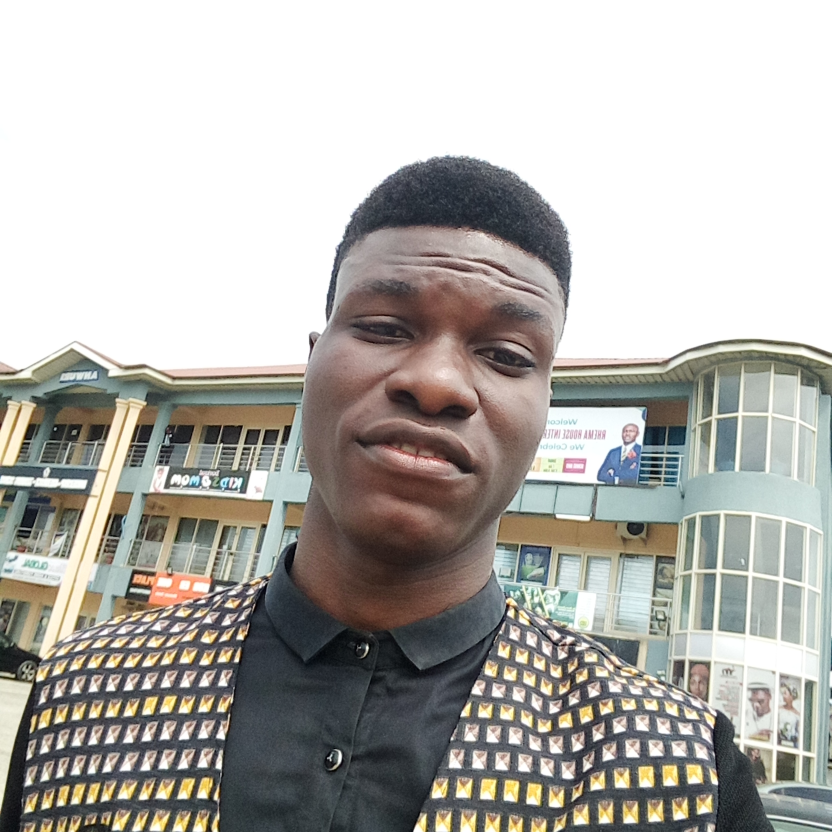
#> input picture face-app/images/IMG_4.jpg, 2496 x 2496 px, found by its file name (shown at 1/3 size)
$ python camera.py
#> lines starting #> are read from the running program, lines starting #| are printed output that depends on the picture
# import openCV module
import cv2
import numpy as np

# create face_cascade variable from classifier file
face_cascade = cv2.CascadeClassifier(r"face detector.xml")

# read image file to be used
img = cv2.imread("images\IMG_4.jpg", 1)
#> img is the input picture: shape (2496, 2496, 3); mean B, G, R 171.7, 176.2, 178.3

# convert image to grayscale
gray_img = cv2.cvtColor(img, cv2.COLOR_BGR2GRAY)
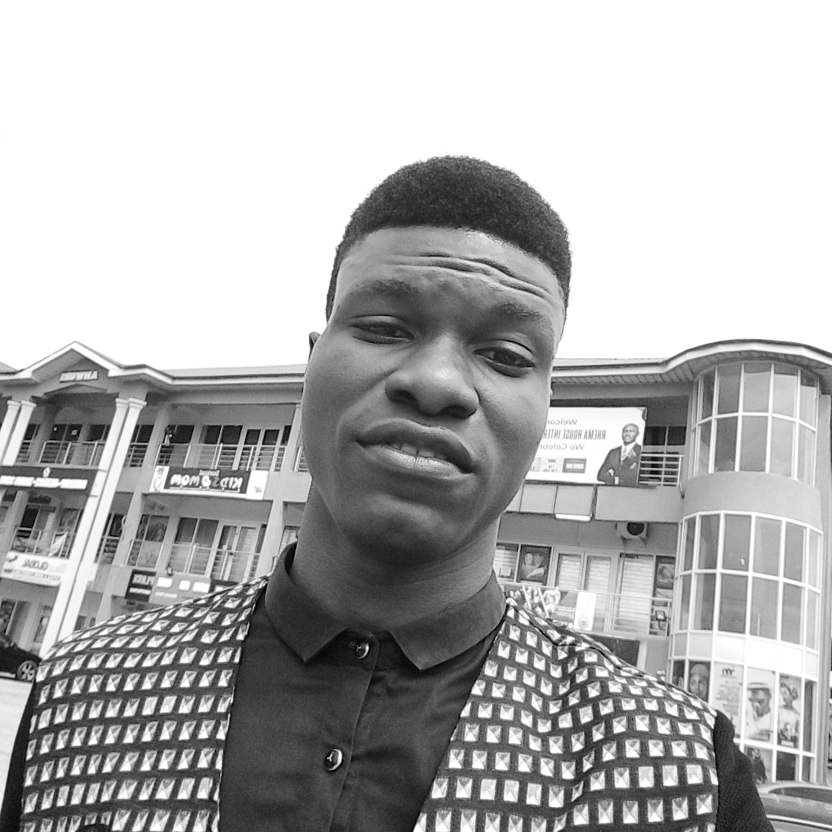
#> gray_img: shape (2496, 2496) (shown at 1/3 size); min 0, max 255, mean 176.4

# detect faces in image file
faces = face_cascade.detectMultiScale(gray_img, scaleFactor=1.05, minNeighbors=5)
#> faces = [[1862, 1276, 47, 47], [2057, 2024, 68, 68], [859, 643, 900, 900]]

# draw rectangle over the detected faces
for x,y,w,h in faces:
    img = cv2.rectangle(img, (x,y), (x+w, y+h), (0,255,0), 3)
#> this loop made 3 passes

print('Original Dimensions : ', img.shape)
#| Original Dimensions :  (2496, 2496, 3)

scale_percent = 20  # percent of original size
width = int(img.shape[1] * scale_percent / 100)
#> width = 499
height = int(img.shape[0] * scale_percent / 100)
#> height = 499
dim = (width, height)
#> dim = (499, 499)

# resize image
resized = cv2.resize(img, dim, interpolation=cv2.INTER_AREA)
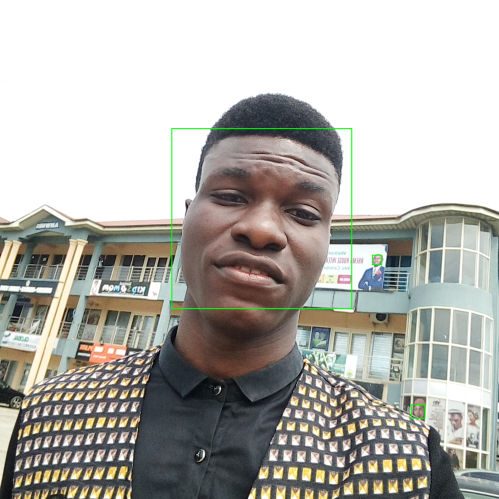
#> resized: shape (499, 499, 3); mean B, G, R 171.2, 176.5, 177.8

print('Resized Dimensions : ', resized.shape)
#| Resized Dimensions :  (499, 499, 3)


# show image
cv2.imshow("Resized image", resized)

# print the number of faces
print("Face count is:", len(faces))
#| Face count is: 3

cv2.waitKey(0)

cv2.destroyAllWindows()

$ run again, with face-app/images/IMG_2.jpg copied over face-app/images/IMG_4.jpg
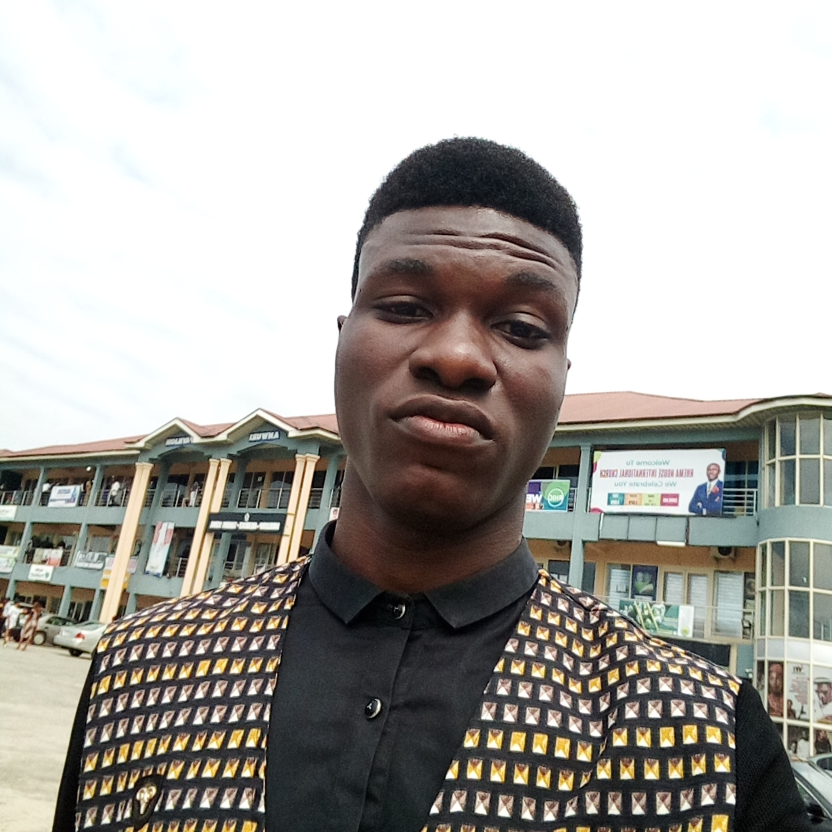
#> input picture face-app/images/IMG_2.jpg, 2496 x 2496 px, found by its file name (shown at 1/3 size)
#> img is the input picture: shape (2496, 2496, 3); mean B, G, R 160.3, 165.3, 168.3
#> `gray_img = cv2.cvtColor(img, cv2.COLOR_BGR2GRAY)`:
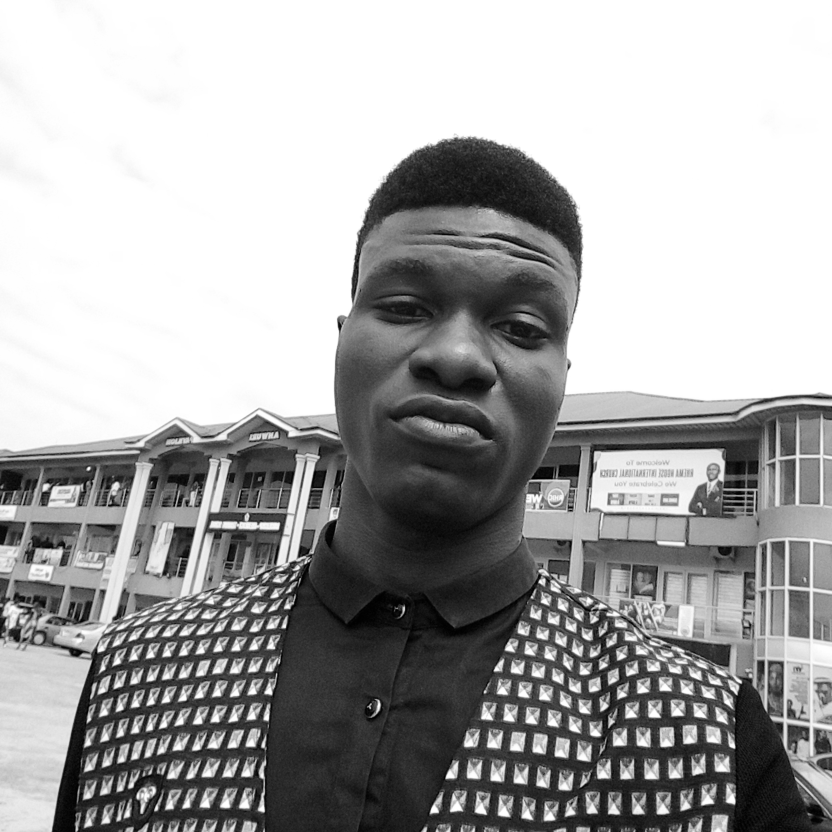
#> gray_img: shape (2496, 2496) (shown at 1/3 size); min 0, max 255, mean 165.6
#> faces = [[2115, 1393, 41, 41], [2299, 2016, 53, 53], [927, 575, 886, 886]]
#> the loop `for x,y,w,h in faces:` made 3 passes
#| Original Dimensions :  (2496, 2496, 3)
#> `resized = cv2.resize(img, dim, interpolation=cv2.INTER_AREA)`:
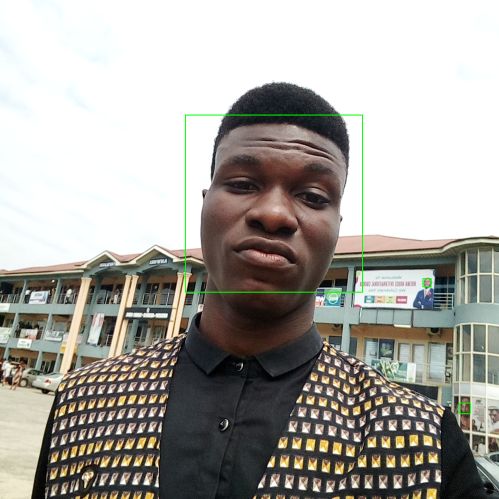
#> resized: shape (499, 499, 3); mean B, G, R 159.8, 165.6, 167.8
#| Resized Dimensions :  (499, 499, 3)
#| Face count is: 3

$ run again, with face-app/images/IMG_3.jpg copied over face-app/images/IMG_4.jpg
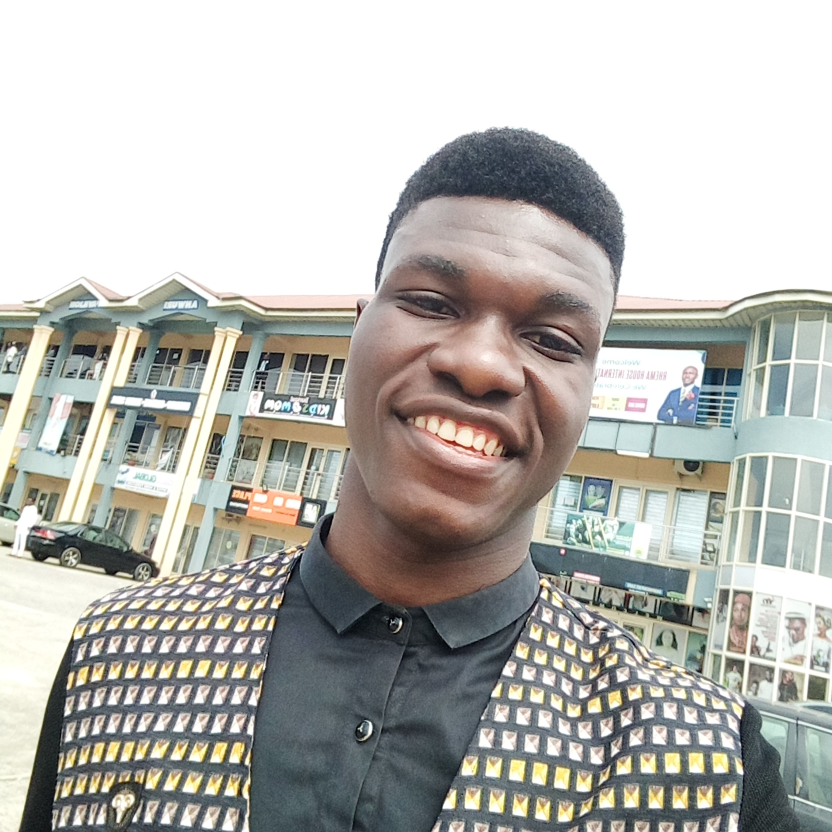
#> input picture face-app/images/IMG_3.jpg, 2496 x 2496 px, found by its file name (shown at 1/3 size)
#> img is the input picture: shape (2496, 2496, 3); mean B, G, R 176.6, 181.3, 182.2
#> `gray_img = cv2.cvtColor(img, cv2.COLOR_BGR2GRAY)`:
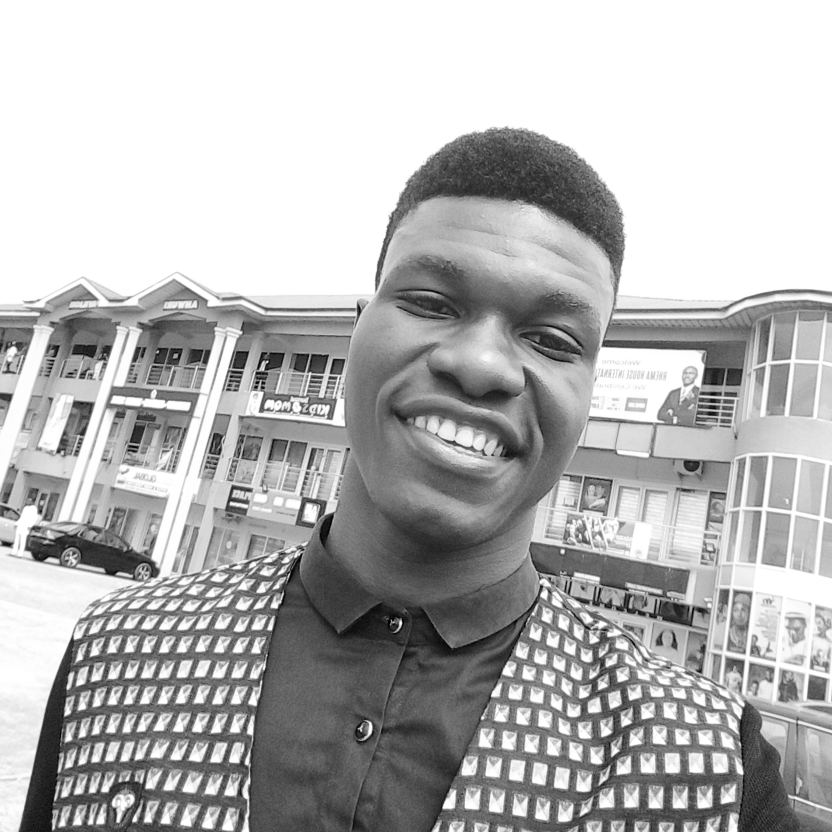
#> gray_img: shape (2496, 2496) (shown at 1/3 size); min 0, max 255, mean 181
#> faces = [[440, 1342, 37, 37], [2042, 1103, 44, 44], [2189, 1809, 60, 60]]
#> the loop `for x,y,w,h in faces:` made 3 passes
#| Original Dimensions :  (2496, 2496, 3)
#> `resized = cv2.resize(img, dim, interpolation=cv2.INTER_AREA)`:
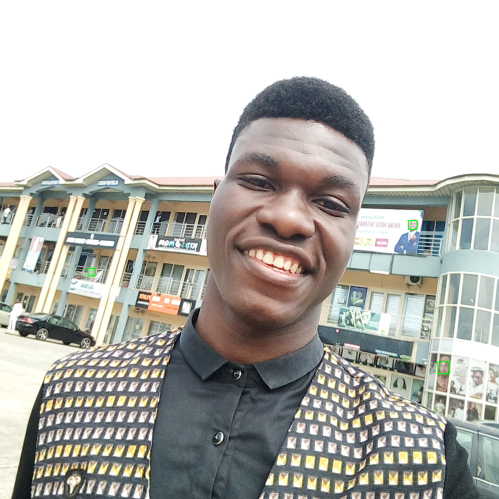
#> resized: shape (499, 499, 3); mean B, G, R 176.5, 181.4, 182.1
#| Resized Dimensions :  (499, 499, 3)
#| Face count is: 3
